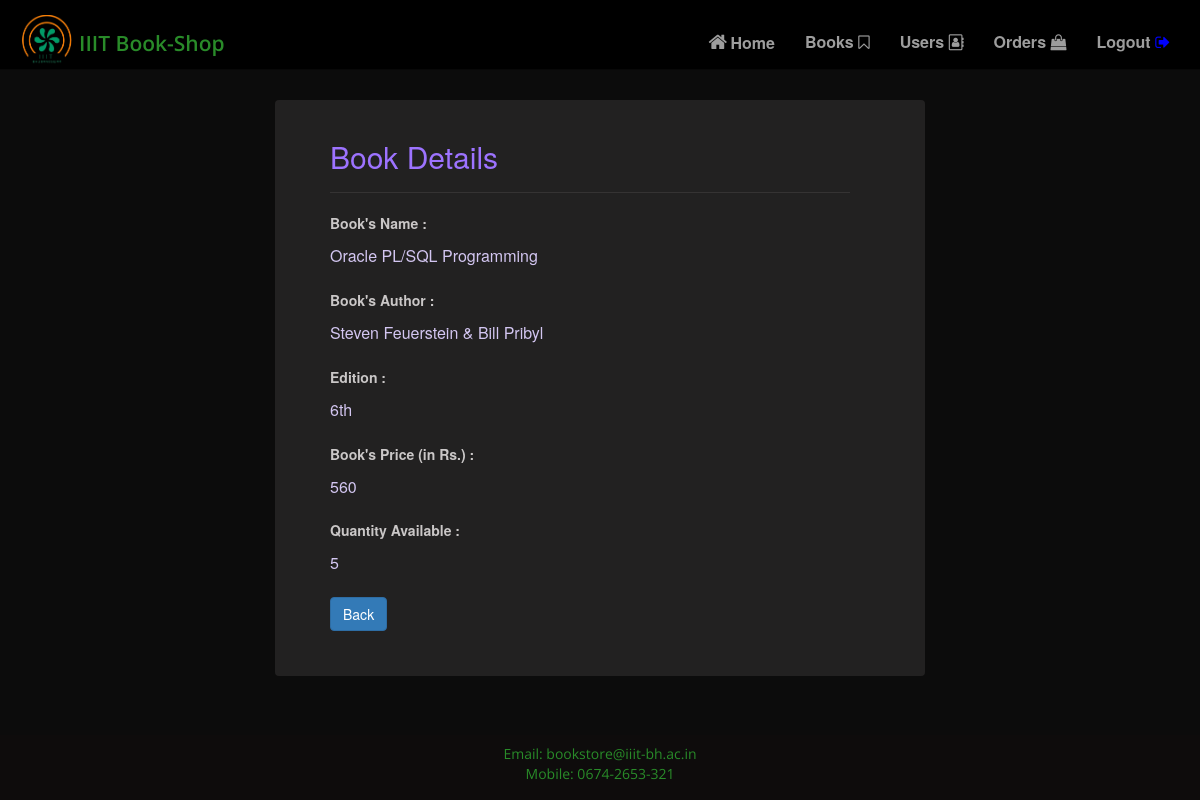
The app's page /Admin/ViewBook.php?bookid=1 with its own data.
### tables this page shows
CREATE TABLE IF NOT EXISTS `books` (
    bookid INT NOT NULL PRIMARY KEY AUTO_INCREMENT,
    name VARCHAR(250) NOT NULL,
    author VARCHAR(250) NOT NULL,
    edition VARCHAR(250) NOT NULL,
    status VARCHAR(250) NOT NULL,
    image text NOT NULL,
    price INT(250) NOT NULL,
    quantity INT(250) NOT NULL
);

### Admin/ViewBook.php (the view, shortened to what this page needs)
<?php
if(isset($_GET["bookid"]) && !empty(trim($_GET["bookid"]))){
    require_once "../connectserver.php";
    $sql = "SELECT * FROM books WHERE bookid = ?";
    if($stmt = mysqli_prepare($link, $sql)){
        mysqli_stmt_bind_param($stmt, "i", $param_bookid);
        if(mysqli_stmt_execute($stmt)){
            $result = mysqli_stmt_get_result($stmt);
            if(mysqli_num_rows($result) == 1){
                $row = mysqli_fetch_array($result, MYSQLI_ASSOC);
            } else{
                header("location: ErrorMessage.php");
                exit();
            }
        } else{
            echo "Oops! Something went wrong. Please try again later.";
        }
    }
} else{
    header("location: ErrorMessage.php");
    exit();
}
?>
<!DOCTYPE html>
<html>
<head>
    <link rel="stylesheet" href="https://maxcdn.bootstrapcdn.com/bootstrap/3.3.7/css/bootstrap.min.css"/>
    <link rel="stylesheet" href="CSS/style.css" />
    <link rel="stylesheet" href="CSS/navbar.css"/>
</head>
<body class="view-book" style="background-color:rgb(12, 12, 12); color:rgb(202, 199, 199);">
    <nav class="navbar-sticky navbar navbar-inverse navbar-static-top navigation">
        <div class="container">
            <div class="navbar-header">
                <a class="navbar-brand" href="#">
                    <img style="width: 64px" src="Images/iiit-logo.png"alt="iiit logo"/>
                    <span class="iiitbookstore" style="font-family: 'Open Sans', sans-serif; font-weight:600; font-size: 21px;">IIIT Book-Shop</span>
                </a>
            </div>
            <div id="navbar6" class="navbar-collapse collapse">
            <ul class="nav navbar-nav navbar-right">
                <li><a href="Admin-AHome.php"><i class="fa fa-home fa-fw" style="font-size: 20px;" aria-hidden="true"></i>Home</a></li>
                <li><a href="Book-Details.php">Books <i class="fa fa-bookmark-o" aria-hidden="true"></i> </a></li>
                <li><a href="User-Details.php">Users <i class="fa fa-address-book-o" aria-hidden="true"></i> </a> </li>
                <li><a href="Orders.php">Orders <i class="fa fa-shopping-bag" aria-hidden="true"></i> </a> </li>
                <li><a class="logout" href="Admin-Logout.php">Logout <i class="fa fa-sign-out" style="color: blue" aria-hidden="true"></i> </a> </li>
            </ul>
        </div>
      </div>
    </nav>
    <div class="wrapper" style=" margin: 0 auto; background-color:#222121; margin-top:30px; border-radius:4px; width:650px; margin-bottom:50px; padding:0px 60px 35px 40px;">
        <div class="container-fluid">
            <div class="row">
                <div class="col-md-12">
                    <div class="page-header" style="border-color:rgb(53, 51, 51);">
                        <h2 style="color:rgb(157, 115, 255); ">Book Details</h2>
                    </div>
                    <div class="form-group">
                        <label>Book's Name :</label>
                        <p class="form-control-static" style="color:rgb(211, 198, 241); font-size:16px;"><?php echo $row["name"]; ?></p>
                    </div>
                    <div class="form-group">
                        <label>Book's Author :</label>
                        <p class="form-control-static" style="color:rgb(211, 198, 241); font-size:16px;"><?php echo $row["author"]; ?></p>
                    </div>
                    <div class="form-group">
                        <label>Edition :</label>
                        <p class="form-control-static" style="color:rgb(211, 198, 241); font-size:16px;"><?php echo $row["edition"]; ?></p>
                    </div>
                    <div class="form-group">
                        <label>Book's Price (in Rs.) :</label>
                        <p class="form-control-static" style="color:rgb(211, 198, 241); font-size:16px;"><?php echo $row["price"]; ?></p>
                    </div>
                    <div class="form-group">
                        <label>Quantity Available :</label>
                        <p class="form-control-static" style="color:rgb(211, 198, 241); font-size:16px;"><?php echo $row["quantity"]; ?></p>
                    </div>
                    <p><a href="Book-Details.php" class="btn btn-primary">Back</a></p>
                </div>
            </div>
        </div>
    </div>
    <footer id="footer" class="footer" style="position: fixed">
      <p class="text-center">
        Email: bookstore@iiit-bh.ac.in
        <br />Mobile: 0674-2653-321
      </p>
    </footer>
</body>
</html>

### Admin/CSS/navbar.css (style rules this page uses)
.navbar-brand { padding: 0px; }
.navigation { height: 70px; background-color: black; }
.navigation .navbar-brand { display: flex; align-items: center; color: rgb(41, 139, 41); margin-top: 15px; }
.navigation .navbar-brand > img { padding: 8px 0px; height: 67px; }
.navbar-nav a { margin-top: 17px; font-weight: bold; font-size: 16px; color: rgb(160, 159, 158); }
.navigation .navbar-brand .iiitbookstore { margin-top: 5px; font-family: 'Open Sans', sans-serif; font-weight:600; font-size: 21px; }
.footer { right: 0; bottom: 0; left: 0; height: 65px; padding-top: 9px; background-color: #0e0c0c; color: rgb(41, 139, 41); text-align: center; font-family: 'Open Sans'; }

### records on screen
books: name "Oracle PL/SQL Programming", author "Steven Feuerstein & Bill Pribyl", edition "6th", price "560", quantity "5"
